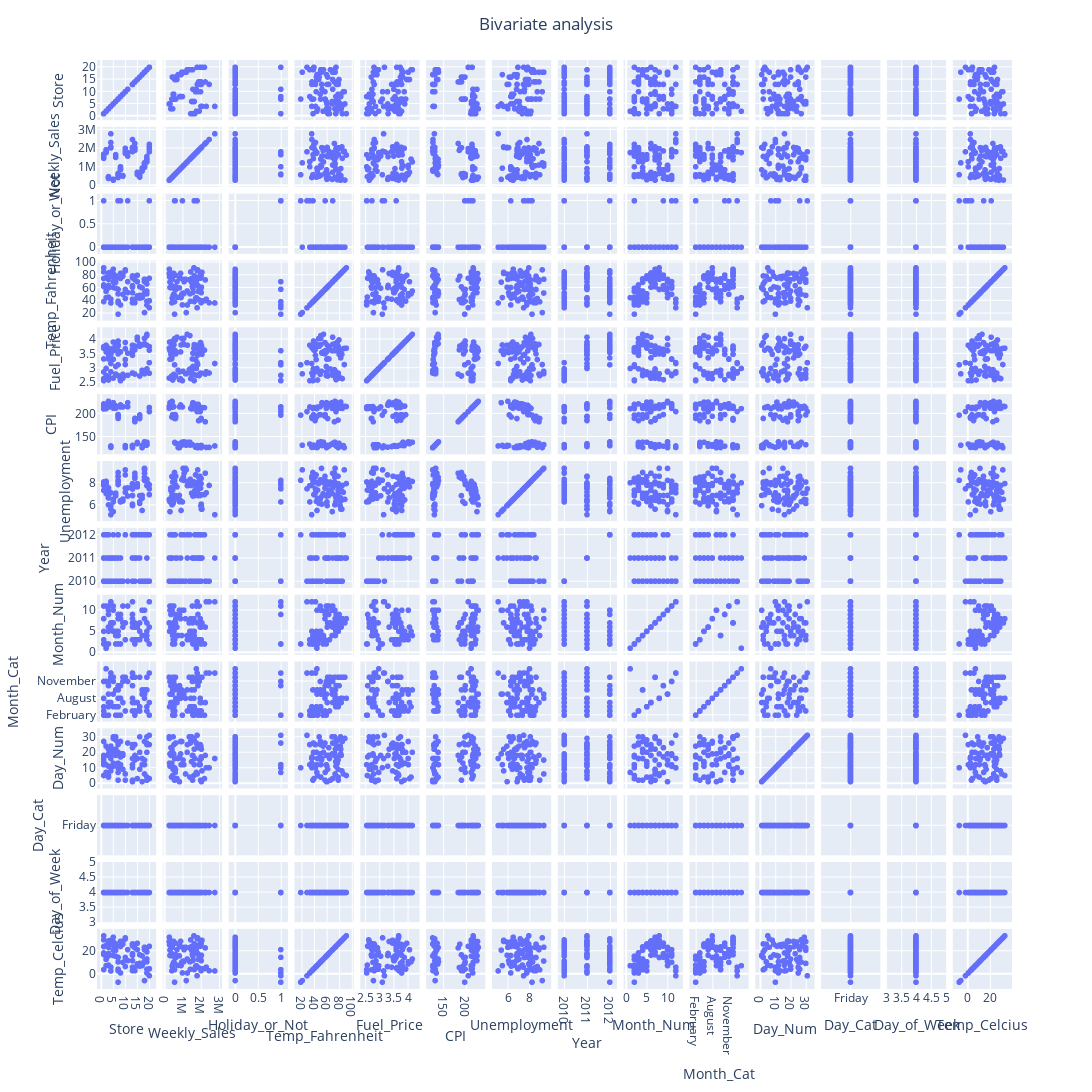

The notebook cell this image was saved under:
### Markdown cell above
* With this Scatter Matrix we are trying to understand **relationships** between all variables :

### Code cell
# Scatter matrix all variables included 
# -----------------------------------------------------------------------------------------------------------------------------
fig = px.scatter_matrix(walmart)

fig.update_layout(
        title = go.layout.Title(text = "Bivariate analysis", x = 0.5), showlegend = False, 
            autosize=False, height=1500, width = 1500)
            
fig.show()

### Figure 1 — Plotly figure (JSON) as saved in the notebook; plotly's stock layout.template omitted (floating-point values rounded to 4 significant figures)
{"data": [{"dimensions": [{"axis": {"matches": true}, "label": "Store", "values": [6, 13, 6, 15, 20, 3, 8, 18, 7, 1, 17, 6, 18, 7, 5, 18, 19, 19, 17, 16, 17, 7, 19, 3, 4, 5, 18, 7, 1, 2, 5, 19, 1, 16, 13, 2, 14, 10, 13, 8, 14, 10, 5, 4, 10, 18, 3, 13, 1, 20, 15, 1, 9, 11, 15, 2, 3, 20, 2, 9, 14, 1, 13, 3, 18, 4, 3, 19, 8, 20, 11, 7, 9, 8, 5, 7, 3, 16, 13, 18, 13, 4, 4, 10, 6, 7, 3, 3, 14, 19]}, {"axis": {"matches": true}, "label": "Weekly_Sales", "values": [1572000.0, 1808000.0, 1644000.0, 695400.0, 2204000.0, 418900.0, 895100.0, 1030000.0, 414100.0, 1677000.0, 829200.0, 1498000.0, 1205000.0, 561100.0, 290900.0, 1074079, 1427000.0, 1405000.0, 919900.0, 435400.0, 757700.0, 563500.0, 1267000.0, 365200.0, 2008000.0, 311900.0, 961200.0, 630000.0, 1642000.0, 1862000.0, 268900.0, 1549000.0, 1624000.0, 485100.0, 2035000.0, 1917000.0, 1879000.0, 1806000.0, 1847000.0, 888800.0, 2021000.0, 1990000.0, 313400.0, 2771000.0, 1714000.0, 1166000.0, 461600.0, 2461000.0, 1449000.0, 1973000.0, 570600.0, 1539000.0, 519800.0, 1570000.0, 607500.0, 1758000.0, 432000.0, 2046000.0, 1798000.0, 485400.0, 1954000.0, 1494000.0, 2018000.0, 364100.0, 1087000.0, 2303000.0, 419500.0, 1366000.0, 994800.0, 1800000.0, 1757000.0, 457300.0, 513100.0, 836700.0, 275100.0, 597900.0, 398800.0, 614300.0, 1970000.0, 1048000.0, 2026000.0, 2036000.0, 2067000.0, 1832000.0, 1639000.0, 532700.0, 397000.0, 424500.0, 2249000.0, 1255000.0]}, {"axis": {"matches": true}, "label": "Holiday_or_Not", "values": [null, 0, 0, 0, 0, 0, 0, 0, 0, 0, 0, null, 0, 0, 0, 0, 0, 0, 0, 0, 0, 1, 0, 0, 0, 0, 0, null, 1, 0, 0, 0, null, 0, 0, 0, null, 0, 0, 0, 0, 0, 0, 0, null, 0, 0, 0, null, 0, 0, 0, 0, 0, 0, 0, 0, 0, 0, null, 0, 0, 0, 0, 0, 0, 0, 0, 1, 1, 1, 0, null, 0, 0, 1, 0, 0, 0, 0, 0, 0, null, 0, 0, 0, 0, 0, 0, 0]}, {"axis": {"matches": true}, "label": "Temp_Fahrenheit", "values": [59.61, 42.38, 78.89, 69.8, 39.93, 60.12, 82.92, 52.02, 36.61, 64.74, 60.07, 68.91, 21.33, 38.26, 77.38, 50.97, 39.07, 50.76, 44.82, 43.95, 45.22, 18.79, 33.26, 80.19, 81.85, 60.71, 50.43, 57.6, 38.51, 54.63, 82.46, 66.25, 91.65, 48.29, 61.11, 59.69, 41.76, 86.87, 63.6, 74.92, 36.85, 57.62, 69.17, 36.44, 43.43, 73.67, 45.71, 36.78, 85.22, 75.17, 47.42, 62.25, 49.96, 52.77, 79.97, 44.69, 75.19, 39.79, 76.42, 78.51, 78.47, 74.78, 78.82, 83.52, 69.75, 42.4, 82.7, 72.83, 33.34, 28.85, 69.9, 39.3, 82.99, 75.32, 89.42, 57.84, 63.91, 61.79, 75.95, 73.25, 52.5, 82.84, 84.59, 88.44, 74.24, 50.6, 78.53, 73.44, 72.62, 55.2]}, {"axis": {"matches": true}, "label": "Fuel_Price", "values": [3.045, 3.435, 2.759, 4.069, 3.617, 3.555, 3.554, 2.878, 3.767, 3.734, 2.853, 2.78, 2.788, 2.725, 3.899, 4.029, 2.963, 4.124, 3.797, 3.828, 2.915, 3.103, 3.789, 3.467, 3.57, 3.297, 4.023, 3.485, 2.548, 3.555, 2.64, 2.958, 3.684, 3.75, 3.788, 2.728, 3.625, 3.666, 3.648, 2.619, 3.695, 3.882, 3.594, 3.149, 3.287, 2.792, 2.572, 2.817, 2.619, 2.808, 4.021, 3.308, 2.771, 3.51, 3.972, 2.976, 3.688, 3.739, 3.786, 2.642, 3.76, 2.854, 2.814, 2.637, 3.815, 2.86, 3.346, 2.932, 2.548, 3.179, 2.735, 3.936, 2.637, 2.582, 3.682, 3.596, 3.308, 2.711, 3.606, 3.84, 3.529, 3.627, 3.469, 3.112, 3.807, 3.804, 2.705, 3.594, 2.78, 4.17]}, {"axis": {"matches": true}, "label": "CPI", "values": [214.8, 128.6, 212.4, 134.9, 213.0, 224.1, 219.1, 132.8, 192.8, 221.2, 126.2, 211.9, 131.5, 189.7, 216.5, 138.9, 131.9, 138.0, 131.1, 192.8, 126.6, 196.9, 134.0, 219.7, 129.1, 218.6, 138.0, 194.4, 211.2, 220.3, 211.9, 132.5, 215.5, 197.4, 131.0, 211.7, 185.0, 130.7, 129.5, 214.9, 189.8, 130.6, 224.0, 129.9, 127.2, 132.6, 214.4, 126.8, 211.6, 204.6, 137.6, 218.2, 215.4, 223.9, 135.9, 211.1, 225.2, 213.5, 215.2, 214.7, 186.1, 210.3, 126.1, 214.8, 135.4, 126.8, 225.3, 132.6, 214.6, 204.6, 215.1, 197.7, 215.0, 214.9, 216.0, 198.1, 221.6, 189.5, 129.2, 138.2, 130.8, 129.2, 129.1, 126.1, 217.0, 197.6, 214.5, 227.0, 182.4, 137.9]}, {"axis": {"matches": true}, "label": "Unemployment", "values": [6.858, 7.47, 7.092, 7.658, 6.961, 6.833, 6.425, 9.331, 8.595, 7.348, 6.885, 7.092, 9.202, 8.963, 6.489, 8.243, 8.35, 8.15, 5.527, 6.339, 6.635, 8.256, 7.771, 7.567, 5.946, 6.3, 8.304, 8.622, 8.106, 7.057, 6.496, 8.099, 7.962, 6.162, 5.965, 8.163, 8.549, 7.17, 6.877, 6.315, 8.424, 7.545, 5.422, 5.143, 8.744, 9.342, 7.368, 7.795, 7.787, 7.856, 7.943, 7.866, 6.56, 6.833, 7.806, 8.028, 6.664, 6.961, 7.931, 6.442, 8.625, 7.808, 7.951, 7.343, 8.89, 7.127, 6.664, 8.099, 6.299, 7.484, 7.564, 8.09, 6.384, 6.315, 6.529, 7.872, 7.197, 6.868, 6.877, 8.535, 6.104, 5.644, 5.644, 9.199, 6.855, 8.09, 7.343, 6.034, 8.899, 8.15]}, {"axis": {"matches": true}, "label": "Year", "values": [2011, 2011, 2010, 2011, 2012, null, 2011, 2010, 2011, 2012, 2010, 2010, null, 2010, 2011, 2012, 2010, 2012, 2012, 2011, 2010, 2012, 2011, 2011, 2011, 2011, 2012, 2011, 2010, 2012, 2010, 2010, 2011, 2012, 2012, 2010, 2011, 2012, 2011, 2010, 2012, 2012, 2012, 2011, null, 2010, 2010, 2010, 2010, 2010, 2012, 2011, 2010, null, null, 2011, 2012, null, null, 2010, 2011, 2010, 2010, 2010, null, 2010, 2012, 2010, 2010, 2010, 2010, 2012, 2010, 2010, 2011, 2012, 2011, 2010, 2011, null, 2012, 2011, 2011, null, 2011, 2012, 2010, 2012, 2010, 2012]}, {"axis": {"matches": true}, "label": "Month_Num", "values": [2, 3, 5, 6, 2, null, 8, 10, 5, 3, 10, 4, null, 4, 5, 10, 3, 5, 10, 5, 4, 2, 3, 9, 6, 11, 4, 8, 2, 2, 7, 7, 8, 3, 6, 11, 3, 7, 9, 8, 2, 3, 10, 12, null, 8, 2, 12, 8, 6, 3, 11, 11, null, null, 1, 5, null, null, 7, 7, 5, 7, 6, null, 12, 6, 7, 2, 12, 11, 4, 6, 9, 7, 9, 11, 7, 8, null, 3, 7, 7, null, 4, 5, 6, 10, 6, 4]}, {"axis": {"matches": true}, "label": "Month_Cat", "values": ["February", "March", "May", "June", "February", null, "August", "October", "May", "March", "October", "April", null, "April", "May", "October", "March", "May", "October", "May", "April", "February", "March", "September", "June", "November", "April", "August", "February", "February", "July", "July", "August", "March", "June", "November", "March", "July", "September", "August", "February", "March", "October", "December", null, "August", "February", "December", "August", "June", "March", "November", "November", null, null, "January", "May", null, null, "July", "July", "May", "July", "June", null, "December", "June", "July", "February", "December", "November", "April", "June", "September", "July", "September", "November", "July", "August", null, "March", "July", "July", null, "April", "May", "June", "October", "June", "April"]}, {"axis": {"matches": true}, "label": "Day_Num", "values": [18, 25, 28, 3, 3, null, 19, 15, 13, 16, 1, 30, null, 2, 13, 12, 26, 4, 12, 20, 16, 10, 25, 23, 24, 11, 27, 26, 12, 24, 30, 2, 5, 30, 1, 12, 25, 6, 23, 27, 17, 2, 19, 16, null, 6, 5, 10, 27, 25, 16, 18, 19, null, null, 7, 11, null, null, 9, 15, 14, 2, 18, null, 10, 22, 30, 12, 31, 26, 20, 18, 17, 29, 7, 18, 9, 12, null, 16, 22, 8, null, 22, 25, 4, 19, 18, 20]}, {"axis": {"matches": true}, "label": "Day_Cat", "values": ["Friday", "Friday", "Friday", "Friday", "Friday", null, "Friday", "Friday", "Friday", "Friday", "Friday", "Friday", null, "Friday", "Friday", "Friday", "Friday", "Friday", "Friday", "Friday", "Friday", "Friday", "Friday", "Friday", "Friday", "Friday", "Friday", "Friday", "Friday", "Friday", "Friday", "Friday", "Friday", "Friday", "Friday", "Friday", "Friday", "Friday", "Friday", "Friday", "Friday", "Friday", "Friday", "Friday", null, "Friday", "Friday", "Friday", "Friday", "Friday", "Friday", "Friday", "Friday", null, null, "Friday", "Friday", null, null, "Friday", "Friday", "Friday", "Friday", "Friday", null, "Friday", "Friday", "Friday", "Friday", "Friday", "Friday", "Friday", "Friday", "Friday", "Friday", "Friday", "Friday", "Friday", "Friday", null, "Friday", "Friday", "Friday", null, "Friday", "Friday", "Friday", "Friday", "Friday", "Friday"]}, {"axis": {"matches": true}, "label": "Day_of_Week", "values": [4, 4, 4, 4, 4, null, 4, 4, 4, 4, 4, 4, null, 4, 4, 4, 4, 4, 4, 4, 4, 4, 4, 4, 4, 4, 4, 4, 4, 4, 4, 4, 4, 4, 4, 4, 4, 4, 4, 4, 4, 4, 4, 4, null, 4, 4, 4, 4, 4, 4, 4, 4, null, null, 4, 4, null, null, 4, 4, 4, 4, 4, null, 4, 4, 4, 4, 4, 4, 4, 4, 4, 4, 4, 4, 4, 4, null, 4, 4, 4, null, 4, 4, 4, 4, 4, 4]}, {"axis": {"matches": true}, "label": "Temp_Celcius", "values": [15.34, 5.77, 26.05, 21, 4.41, 15.62, 28.29, 11.12, 2.56, 18.19, 15.59, 20.51, -5.93, 3.48, 25.21, 10.54, 3.93, 10.42, 7.12, 6.64, 7.34, -7.34, 0.7, 26.77, 27.69, 15.95, 10.24, 14.22, 3.62, 12.57, 28.03, 19.03, 33.14, 9.05, 16.17, 15.38, 5.42, 30.48, 17.56, 23.84, 2.69, 14.23, 20.65, 2.47, 6.35, 23.15, 7.62, 2.66, 29.57, 23.98, 8.57, 16.81, 9.98, 11.54, 26.65, 7.05, 23.99, 4.33, 24.68, 25.84, 25.82, 23.77, 26.01, 28.62, 20.97, 5.78, 28.17, 22.68, 0.74, -1.75, 21.06, 4.06, 28.33, 24.07, 31.9, 14.36, 17.73, 16.55, 24.42, 22.92, 11.39, 28.24, 29.22, 31.36, 23.47, 10.33, 25.85, 23.02, 22.57, 12.89]}], "hovertemplate": "%{xaxis.title.text}=%{x}<br>%{yaxis.title.text}=%{y}<extra></extra>", "legendgroup": "", "marker": {"color": "#636efa", "symbol": "circle"}, "name": "", "showlegend": false, "type": "splom"}], "layout": {"autosize": false, "dragmode": "select", "height": 1500, "legend": {"tracegroupgap": 0}, "margin": {"t": 60}, "showlegend": false, "title": {"text": "Bivariate analysis", "x": 0.5}, "width": 1500}}
